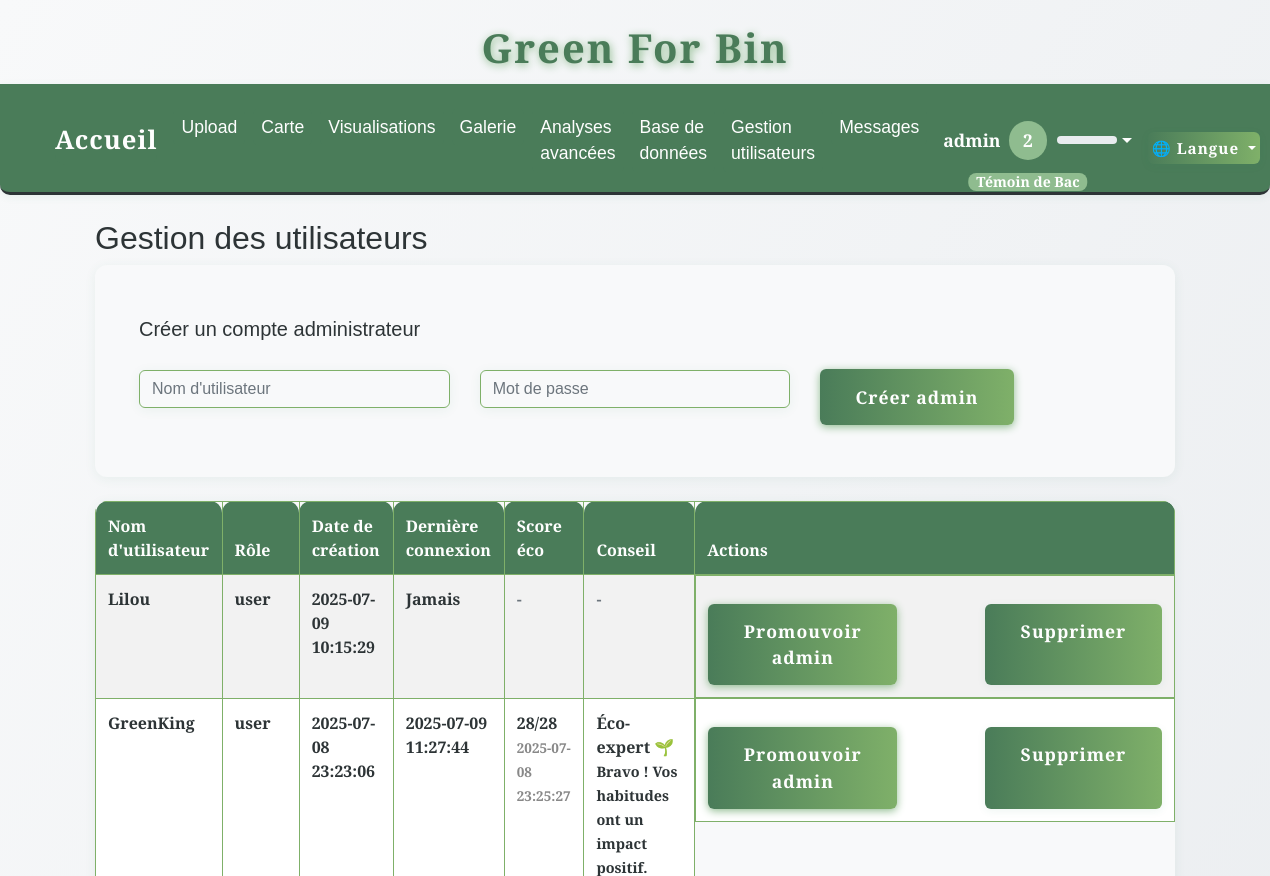
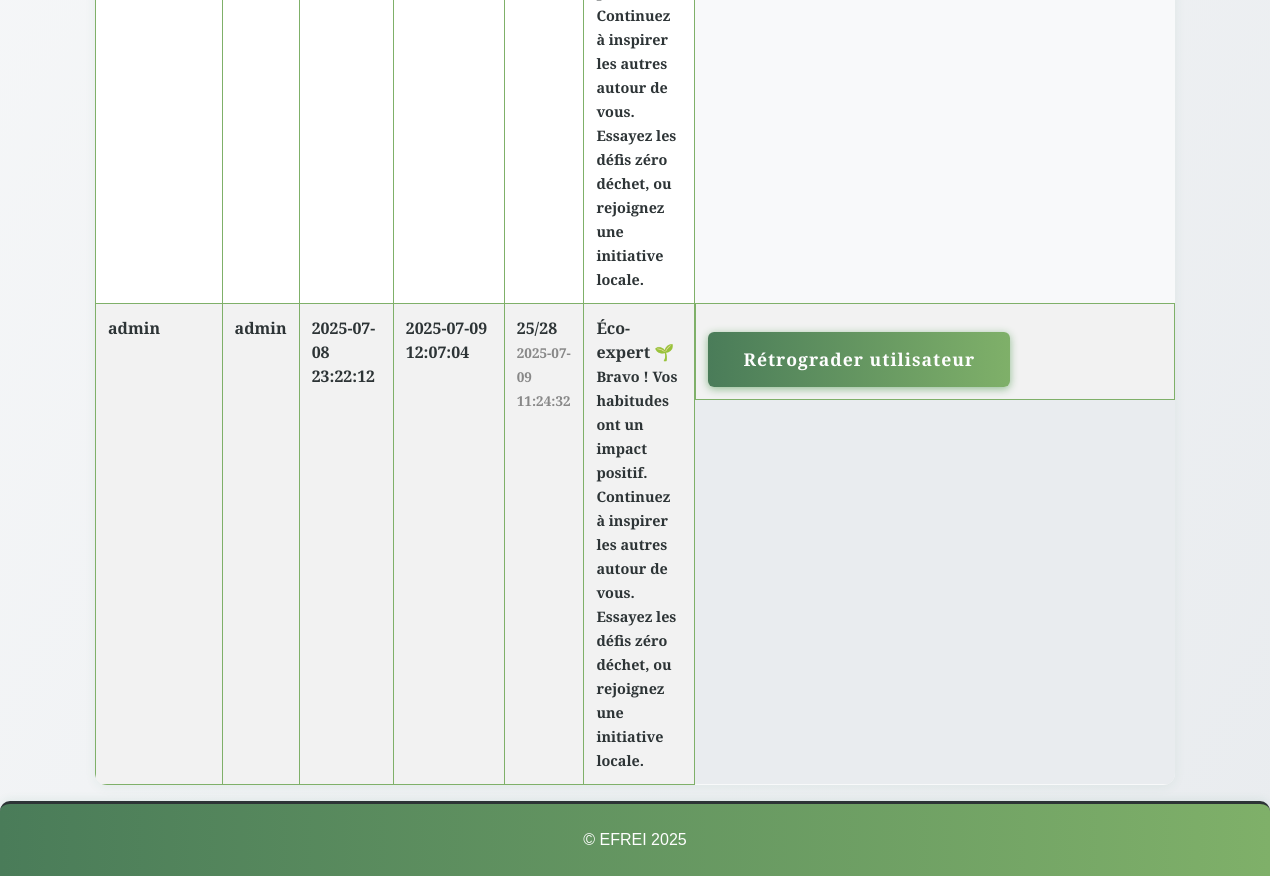
Page /admin/users (signed in) on the committed database (2 pictures, top to bottom).
### tables this page shows
CREATE TABLE users (
                id INTEGER PRIMARY KEY AUTOINCREMENT,
                username TEXT UNIQUE NOT NULL,
                password_hash TEXT NOT NULL,
                email TEXT,
                arrondissement TEXT,
                role TEXT NOT NULL DEFAULT 'user',
                created_at TEXT NOT NULL,
                last_login TEXT,
                xp INTEGER DEFAULT 0
            );

CREATE TABLE user_eco_analysis (
                id INTEGER PRIMARY KEY AUTOINCREMENT,
                user_id INTEGER NOT NULL,
                date_filled TEXT NOT NULL,
                score INTEGER NOT NULL,
                details TEXT,
                FOREIGN KEY(user_id) REFERENCES users(id)
            );

### app.py (the view)
@app.route('/admin/users')
@admin_required
def admin_users():
    with sqlite3.connect(DB_PATH) as conn:
        c = conn.cursor()
        c.execute("""
            SELECT id, username, role, created_at, last_login
            FROM users
            ORDER BY created_at DESC
        """)
        users = c.fetchall()
        user_eco = {}
        for user in users:
            c.execute("SELECT score, date_filled FROM user_eco_analysis WHERE user_id = ? ORDER BY date_filled DESC LIMIT 1", (user[0],))
            row = c.fetchone()
            if row:
                score, date_filled = row
                if score >= 24:
                    conseil = 'Bravo ! Vos habitudes ont un impact positif. Continuez à inspirer les autres autour de vous. Essayez les défis zéro déchet, ou rejoignez une initiative locale.'
                    titre = 'Éco-expert 🌱'
                elif score >= 18:
                    conseil = 'Vous avez de très bons réflexes. Pour progresser : essayez le compostage ou limitez les emballages.'
                    titre = 'Bon élève ♻️'
                elif score >= 12:
                    conseil = 'Vous êtes conscient·e de l’enjeu. Triez systématiquement, renseignez-vous sur les points de collecte.'
                    titre = 'Éco-curieux 🧐'
                else:
                    conseil = 'Pas de panique ! Commencez par des gestes simples comme trier ou acheter en vrac. Chaque geste compte !'
                    titre = 'Débutant·e 🐣'
                user_eco[user[0]] = dict(score=score, date=date_filled, conseil=conseil, titre=titre)
            else:
                user_eco[user[0]] = None
        c.execute("SELECT COUNT(*) FROM users WHERE role = 'admin'")
        admin_count = c.fetchone()[0]
    return render_template('admin/users.html', users=users, admin_count=admin_count, user_eco=user_eco)

### app.py (called while the page is built)
def get_locale():
    return session.get('lang', request.accept_languages.best_match(['en', 'fr']))

@app.context_processor
def inject_locale():
    return dict(get_locale=get_locale)

@app.context_processor
def inject_user_level():
    def user_level():
        if 'user_id' in session:
            try:
                with sqlite3.connect(DB_PATH) as conn:
                    c = conn.cursor()
                    c.execute("SELECT xp FROM users WHERE id = ?", (session['user_id'],))
                    row = c.fetchone()
                    xp = row[0] if row and row[0] is not None else 0
                return get_user_level(xp)
            except Exception as e:
                print(f"[USER LEVEL] {e}")
        return get_user_level(0)
    return dict(user_level=user_level)

def admin_required(f):
    @wraps(f)
    def decorated_function(*args, **kwargs):
        if 'user_id' not in session:
            flash(_('Vous devez être connecté pour accéder à cette page.'), 'error')
            return redirect(url_for('login'))
        with sqlite3.connect(DB_PATH) as conn:
            c = conn.cursor()
            c.execute("SELECT role FROM users WHERE id = ?", (session['user_id'],))
            user = c.fetchone()
        if not user or user[0] != 'admin':
            flash(_('Accès réservé aux administrateurs.'), 'error')
            return redirect(url_for('index'))
        return f(*args, **kwargs)
    return decorated_function

### templates/admin/users.html (shortened to what this page needs)
{% extends "base.html" %}
{% block content %}
<div class="container">
    <h2>{{ _('Gestion des utilisateurs') }}</h2>
    <div class="card mb-4">
        <div class="card-body">
            <h5 class="card-title">{{ _('Créer un compte administrateur') }}</h5>
            <form method="post" action="{{ url_for('create_admin') }}">
                <div class="row g-2 align-items-center">
                    <div class="col-md-4">
                        <input type="text" name="username" class="form-control" placeholder="{{ _('Nom d\'utilisateur') }}" required>
                    </div>
                    <div class="col-md-4">
                        <input type="password" name="password" class="form-control" placeholder="{{ _('Mot de passe') }}" required>
                    </div>
                    <div class="col-md-4">
                        <button type="submit" class="btn btn-primary">{{ _('Créer admin') }}</button>
                    </div>
                </div>
            </form>
        </div>
    </div>
    <table class="table table-striped table-green-text">
        <thead>
            <tr>
                <th>{{ _("Nom d'utilisateur") }}</th>
                <th>{{ _('Rôle') }}</th>
                <th>{{ _('Date de création') }}</th>
                <th>{{ _('Dernière connexion') }}</th>
                <th>{{ _('Score éco') }}</th>
                <th>{{ _('Conseil') }}</th>
                <th>{{ _('Actions') }}</th>
            </tr>
        </thead>
        <tbody>
            {% for user in users %}
                <tr>
                    <td>{{ user[1] }}</td>
                    <td>{{ user[2] }}</td>
                    <td>{{ user[3] }}</td>
                    <td>{{ user[4] or _('Jamais') }}</td>
                    <td>
                        {% if user_eco[user[0]] %}
                            <b>{{ user_eco[user[0]].score }}/28</b> <br><span style="font-size:0.85em; color:#888;">{{ user_eco[user[0]].date }}</span>
                        {% else %}
                            <span class="text-muted">-</span>
                        {% endif %}
                    </td>
                    <td>
                        {% if user_eco[user[0]] %}
                            <b>{{ _(user_eco[user[0]].titre) }}</b><br><span style="font-size:0.9em;">{{ _(user_eco[user[0]].conseil) }}</span>
                        {% else %}
                            <span class="text-muted">-</span>
                        {% endif %}
                    </td>
                    <td class="d-flex gap-2">
                        {% if user[2] == 'user' %}
                            <a href="{{ url_for('promote_user', user_id=user[0]) }}" class="btn btn-success btn-sm" style="margin-right:2.5rem;">{{ _('Promouvoir admin') }}</a>
                        {% else %}
                            <a href="{{ url_for('demote_user', user_id=user[0]) }}" class="btn btn-warning btn-sm" style="margin-right:2.5rem;">{{ _('Rétrograder utilisateur') }}</a>
                        {% endif %}
                        {% if session['user_id'] != user[0] and (user[2] != 'admin' or admin_count > 1) %}
                            <a href="{{ url_for('delete_user', user_id=user[0]) }}" class="btn btn-danger btn-sm" style="margin-left:2.5rem;">{{ _('Supprimer') }}</a>
                        {% endif %}
                    </td>
                </tr>
            {% endfor %}
        </tbody>
    </table>
</div>
{% endblock %}

### static/css/style.css (style rules this page uses)
:root { --primary-green: #4a7c59; --light-green: #7fb069; --sage-green: #8fbc8f; --cream: #fefefe; --warm-white: #f8f9fa; --soft-gray: #e9ecef; --charcoal: #2d3436; --text-primary: #2d3436; --text-secondary: #636e72; --radius: 2.5rem; --shadow: 0 4px 24px rgba(44, 124, 89, 0.10); --transition: all 0.3s cubic-bezier(.4,0,.2,1); --green-dark: var(--primary-green); --green: var(--light-green); --green-light: var(--sage-green); --beige: var(--cream); --white: var(--cream); --black: var(--charcoal); }
html, body { height: 100%; margin: 0; padding: 0; }
body { display: flex; flex-direction: column; min-height: 100vh; }
.btn { background: var(--primary-green); color: var(--cream); border: none; border-radius: 2rem; font-family: 'Inter', Arial, sans-serif; font-weight: 600; padding: 0.9rem 2.2rem; font-size: 1.1rem; box-shadow: 0 2px 8px rgba(44, 124, 89, 0.08); transition: var(--transition); cursor: pointer; margin-top: 1rem; letter-spacing: 1px; }
.card { background: var(--white); border-radius: var(--radius); box-shadow: var(--shadow); padding: 2rem 1.5rem; margin-bottom: 2rem; transition: var(--transition); position: relative; overflow: hidden; }
input, textarea, select { background: var(--beige); color: var(--green-dark); border: 2px solid var(--green-light); border-radius: 1.5rem; font-family: 'Inter', Arial, sans-serif; padding: 10px 18px; font-size: 1.08rem; transition: var(--transition); }

### static/css/greenforbin.css (style rules this page uses)
:root { --primary-green: #4a7c59; --light-green: #7fb069; --sage-green: #8fbc8f; --cream: #fefefe; --warm-white: #f8f9fa; --soft-gray: #e9ecef; --charcoal: #2d3436; --text-primary: #2d3436; --text-secondary: #636e72; }
body { background: linear-gradient(135deg, var(--cream) 0%, var(--light-green) 100%); color: var(--text-primary); font-family: 'Segoe UI', 'Roboto', Arial, sans-serif; min-height: 100vh; }
.card { border-radius: 16px; box-shadow: 0 4px 24px 0 rgba(79, 124, 89, 0.10); border: none; background: var(--warm-white); }
.btn-primary, .btn-success, .btn-warning { background: var(--light-green); border: none; color: var(--cream); font-weight: 600; border-radius: 8px; box-shadow: 0 2px 8px var(--sage-green); transition: background 0.2s, box-shadow 0.2s; }
.table { background: var(--warm-white); border-radius: 10px; overflow: hidden; }
th { background: var(--primary-green); color: var(--cream); }
td, th { border: 1px solid var(--light-green) !important; }

### templates/base.html (style rules this page uses)
:root { --primary-green: #4a7c59; --light-green: #7fb069; --sage-green: #8fbc8f; --cream: #fefefe; --warm-white: #f8f9fa; --soft-gray: #e9ecef; --charcoal: #2d3436; --text-primary: #2d3436; --text-secondary: #636e72; }
body { background: linear-gradient(120deg, var(--warm-white) 0%, var(--soft-gray) 100%); min-height: 100vh; color: var(--text-primary); font-family: 'Quercus Serif', 'Montserrat', 'Quicksand', Arial, sans-serif !important; }
body, h1, h2, h3, h4, h5, h6, .navbar, .nav-link, .btn, .card, .table, .form-control, .modal-content { font-family: 'Quercus Serif', 'Montserrat', 'Quicksand', Arial, sans-serif !important; color: var(--text-primary); }
.btn, .btn-primary, .btn-success, .btn-outline-success { background: linear-gradient(90deg, var(--primary-green) 0%, var(--light-green) 100%); color: var(--cream); border: none; border-radius: 6px; transition: background 0.3s, color 0.3s, box-shadow 0.3s; }
.card, .box, .content-box, .table, .table-green-text, .form-control, .modal-content { background: var(--warm-white); border-radius: 12px; box-shadow: 0 2px 12px rgba(44, 124, 89, 0.07); border: none; color: var(--text-primary); }
.table-green-text td, .table-green-text th, .table th, .table td { color: var(--text-primary) !important; font-weight: 600; }
.table thead th { background: var(--primary-green); color: var(--cream) !important; border-top-left-radius: 12px; border-top-right-radius: 12px; }
.table-striped > tbody > tr:nth-of-type(odd) { background-color: var(--soft-gray); }
.form-control { background: var(--warm-white); border: 1px solid var(--light-green); color: var(--text-primary); border-radius: 6px; transition: border 0.3s; }

### rows in the picture
users: username "Lilou", role "user", created_at "2025-07-09 10:15:29", user "Jamais"
users: username "GreenKing", role "user", created_at "2025-07-08 23:23:06", last_login "2025-07-09 11:27:44"
user_eco_analysis: score "28", date_filled "2025-07-08 23:25:27"
users: username "admin", role "admin", created_at "2025-07-08 23:22:12", last_login "2025-07-09 12:07:04"
user_eco_analysis: score "25", date_filled "2025-07-09 11:24:32"

### other values in the picture
{{ session.get('username') }} "admin"
{{ lvl.level }} "2"
